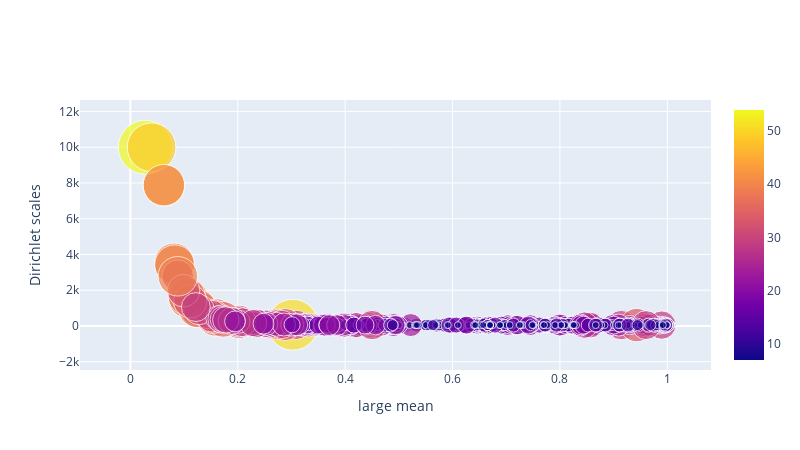

The cell this chart's notebook holds for it:
### Code cell
xtest = Xtest_base[:,0]
fig = go.Figure()
fig.add_trace(
    go.Scatter(
        x=xtest,
        y=ytest[:,0],
        mode='markers',
        marker = dict(
            size=np.log(Xtest_base[:,1])*10,  
            showscale=True,
            color=np.log(Xtest_base[:,1])*10,
        )
    )
)
fig.update_layout(
    width=800,
    height=450,
)

fig.update_xaxes(title_text="large mean")
fig.update_yaxes(title_text="Dirichlet scales")

### Figure 1 — Plotly figure (JSON) as saved in the notebook; plotly's stock layout.template omitted (floating-point values rounded to 4 significant figures; data arrays with more than 128 entries replaced by an {"elided": "..."} marker saying what was removed)
{"data": [{"marker": {"color": {"elided": "2636 float values"}, "showscale": true, "size": {"elided": "2636 float values"}}, "mode": "markers", "type": "scatter", "x": {"elided": "2636 float values"}, "y": {"elided": "2636 float values"}}], "layout": {"height": 450, "width": 800, "xaxis": {"title": {"text": "large mean"}}, "yaxis": {"title": {"text": "Dirichlet scales"}}}}
